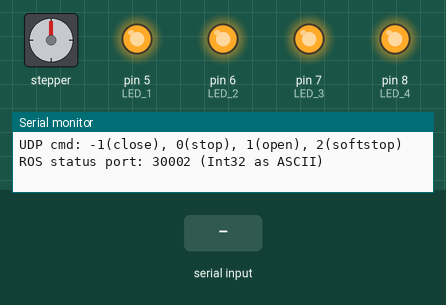
Simulated run of this sketch. Board: Arduino Nano, built for the host (arithmetic inside an expression is 32-bit, double 64-bit). On the bench: stepper motor, output pins drawn as LEDs (lit = HIGH), the last lines printed to the serial monitor. Wiring (inferred from the names in the program): stepper motor driver (200 steps per turn assumed): step pin 2; direction pin 3; enable pin 4. The test bench sets the inputs (shaded band). WiFi joins after 1.5 s; servers stay silent unless stated; pins used as bus, display or sensor lines are not drawn.

Above: at 1.5 s.
1.6 s: "STEP 90\n" received over Serial
At 2.8 s:
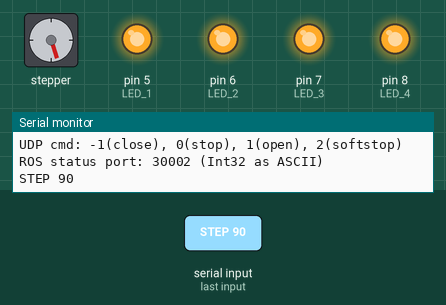
3.3 s: "STEP 90\n" received over Serial
At 4.3 s:
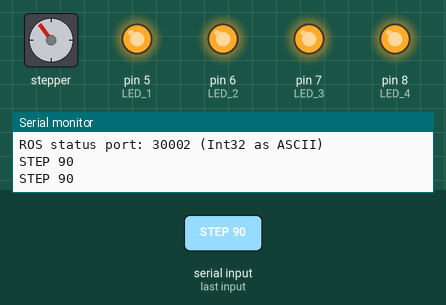
Timing chart, 0 to 6.3 s (numbered marks = the images above; inputs shaded):
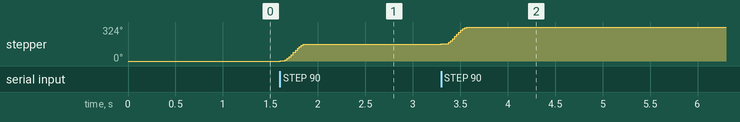

The sketch:

NANO-DE2405C-NEMA17-ACCEL-UDP.ino
```cpp
// ===== Arduino NANO -> DE2405C =====
// Non-Blocking Stepper (Trapezoid + proper SOFTSTOP + ENA) + W5500 UDP Control + STATUS TX
//
// UDP command mapping (ASCII):
//   -1 : close drawer (CLOSE_STEPS, -dir)
//    0 : hard STOP immediately
//    1 : open  drawer (OPEN_STEPS, +dir)
//    2 : SOFTSTOP (decelerate smoothly to zero)
// others: ignored
//
// STATUS (Int32 as ASCII) mapping:
//   0 IDLE_DISABLED, 1 RUNNING, 2 SOFTSTOPPING, 3 HARD_STOPPED, 4 TARGET_REACHED, 6 ENABLED_IDLE, 5 ERROR (reserved)
//
// Serial (manual fallback):
//   STEP <n> | SPEED <val> | ACCEL <val> | SOFTSTOP | STOP | ZERO | STATUS
//
// Wiring (common-anode):
//   PUL+ -> +5V, PUL- -> D2 (STEP)
//   DIR+ -> +5V, DIR- -> D3 (DIR)
//   ENA+ -> +5V, ENA- -> D4 (ENA)   // LOW=Enable, HIGH=Disable
//   W5500 CS -> D10 (Ethernet.init(10))
// DIP: SW9=OFF, SW10=OFF
// Baud: 115200

#include <Arduino.h>
#include <math.h>
#include <Ethernet.h>
#include <EthernetUdp.h>

// ---------- Network config ----------
byte mac[] = { 0xDE,0xAD,0xBE,0xEF,0xFE,0xED };
IPAddress ip(10, 1, 100, 222);          // Nano IP
const uint16_t UDP_LOCAL_PORT = 30001;   // รับคำสั่ง

// ที่อยู่ปลายทางสำหรับ "สถานะ"
IPAddress STATUS_DST_IP(10, 1, 100, 88); // <-- ใส่ IP ของเครื่อง ROS
const uint16_t STATUS_DST_PORT = 30002;  // พอร์ตที่ ROS listen สถานะ

EthernetUDP Udp;        // คำสั่ง
EthernetUDP UdpStatus;  // สถานะ (TX)
char udpBuf[32];

// ---------- Pins ----------
#define STEP_PIN  2
#define DIR_PIN   3
#define EN_PIN    4   // ENA- (LOW=Enable, HIGH=Disable)
#define LED_1     5
#define LED_2     6
#define LED_3     7
#define LED_4     8

// ---------- Motion parameters ----------
float DEFAULT_SPEED_SPS  = 10000.0f;   // steps/s
float DEFAULT_ACCEL_SPS2 = 5000.0f;    // steps/s^2
const float MIN_SPEED_SPS   = 10.0f;
const float MAX_SPEED_SPS   = 20000.0f;
const float MIN_ACCEL_SPS2  = 1.0f;
const uint32_t MIN_PULSE_US = 20;

// ---------- One-shot steps for UDP -1/1 ----------
const long OPEN_STEPS  = 10000;  // 1 => open  (+)
const long CLOSE_STEPS = 10000;  // -1 => close (-)

// ---------- State ----------
volatile long current_steps = 0;
volatile long target_steps  = 0;
volatile bool motion_active = false;
volatile bool softstop_active = false;

float speed_sps       = 0.0f;
float user_target_sps = DEFAULT_SPEED_SPS;
float accel_sps2      = DEFAULT_ACCEL_SPS2;

bool     step_high = false;
uint32_t next_event_us = 0;
uint32_t step_half_period_us = 500;
int      dir_sign = +1;
bool     driver_enabled = false;

// pending command when busy (-1 or 1)
int8_t pending_cmd = 0;

// ---------- Status (Int32 as ASCII) ----------
enum StatusCode : int32_t {
  IDLE_DISABLED = 0,
  RUNNING       = 1,
  SOFTSTOPPING  = 2,
  HARD_STOPPED  = 3,
  TARGET_REACHED= 4,
  ENABLED_IDLE  = 6,
  ERROR_STATUS  = 5
};

int32_t current_status = IDLE_DISABLED;
int32_t last_sent_status = -9999;   // force send on start
uint32_t last_status_hb_ms = 0;     // heartbeat timer

// ---------- Helpers ----------
static inline float clampf(float x, float lo, float hi){
  return x < lo ? lo : (x > hi ? hi : x);
}

void clampConfigs() {
  user_target_sps = clampf(user_target_sps, MIN_SPEED_SPS, MAX_SPEED_SPS);
  if (accel_sps2 < MIN_ACCEL_SPS2) accel_sps2 = MIN_ACCEL_SPS2;
}

void driverEnable(bool en) {
  // ENA-: LOW = Enable, HIGH = Disable
  driver_enabled = en;
  digitalWrite(EN_PIN, en ? LOW : HIGH);
}

// ---------- Status TX ----------
void sendStatus(int32_t st, bool force=false) {
  // ส่งเฉพาะเมื่อเปลี่ยนสถานะ หรือ heartbeat (force=true)
  uint32_t now = millis();
  if (!force && st == last_sent_status && (now - last_status_hb_ms) < 200) return;

  char buf[16];
  ltoa(st, buf, 10);
  UdpStatus.beginPacket(STATUS_DST_IP, STATUS_DST_PORT);
  UdpStatus.write((uint8_t*)buf, strlen(buf));
  UdpStatus.endPacket();

  last_sent_status = st;
  last_status_hb_ms = now;
}

void setStatus(int32_t st, bool force=false) {
  current_status = st;
  sendStatus(st, force);
}

void updateHalfPeriodFromSpeed() {
  float s = clampf(speed_sps, MIN_SPEED_SPS, MAX_SPEED_SPS);
  uint32_t hp = (uint32_t)(500000.0f / s);
  if (hp < MIN_PULSE_US) hp = MIN_PULSE_US;
  step_half_period_us = hp;
}

void setDir(int sign) {
  dir_sign = (sign >= 0) ? +1 : -1;
  digitalWrite(DIR_PIN, (dir_sign >= 0) ? HIGH : LOW);
}

void stopMove() {
  motion_active = false;
  softstop_active = false;
  digitalWrite(STEP_PIN, LOW);
  step_high = false;
  speed_sps = 0.0f;
  driverEnable(false);
  setStatus(IDLE_DISABLED);  // ENA ปลดแล้ว
}

void startMove(long delta_steps) {
  if (delta_steps == 0) return;
  clampConfigs();
  softstop_active = false;
  setDir(delta_steps);
  target_steps   = current_steps + delta_steps;
  motion_active  = true;
  step_high      = false;
  speed_sps      = 0.0f;
  driverEnable(true);
  updateHalfPeriodFromSpeed();
  next_event_us  = micros();
  setStatus(RUNNING, true);  // report start immediately
}

// ---- trapezoid planner (with braking & proper soft-stop) ----
void velocityPlannerUpdate() {
  static uint32_t last_ms = millis();
  uint32_t now_ms = millis();
  float dt = (now_ms - last_ms) / 1000.0f;
  if (dt < 0.005f) return; // ~200 Hz
  last_ms = now_ms;

  if (!motion_active) {
    // heartbeat while idle (ENA อาจ EN/DIS)
    // sendStatus(driver_enabled ? ENABLED_IDLE : IDLE_DISABLED);
    setStatus(driver_enabled ? ENABLED_IDLE : IDLE_DISABLED);
    return;
  }

  long remain_steps = labs(target_steps - current_steps);

  float desired;
  if (softstop_active) {
    desired = 0.0f;
    setStatus(SOFTSTOPPING);
  } else {
    if (remain_steps == 0) {
      // ถึงเป้าแบบปกติ
      driverEnable(false);
      motion_active = false;
      step_high = false;
      speed_sps = 0.0f;
      // แจ้ง TARGET_REACHED แล้วตามด้วย IDLE_DISABLED heartbeat
      setStatus(TARGET_REACHED, true);
      return;
    }
    float vmax_stop = sqrtf(2.0f * accel_sps2 * (float)remain_steps);
    desired = user_target_sps;
    if (vmax_stop < desired) desired = vmax_stop;
    if (remain_steps <= 10) {
      float tail_cap = (float)remain_steps * (float)MIN_SPEED_SPS;
      if (desired > tail_cap) desired = tail_cap;
    }
    setStatus(RUNNING);
  }

  if (speed_sps < desired) {
    speed_sps += accel_sps2 * dt;
    if (speed_sps > desired) speed_sps = desired;
  } else if (speed_sps > desired) {
    speed_sps -= accel_sps2 * dt;
    if (speed_sps < desired) speed_sps = desired;
  }

  if (!softstop_active && speed_sps < MIN_SPEED_SPS && remain_steps <= 2) {
    speed_sps = MIN_SPEED_SPS;
  }
  if (softstop_active && speed_sps < (MIN_SPEED_SPS * 0.8f)) {
    // จบ soft stop
    stopMove(); // จะส่ง IDLE_DISABLED ภายใน
    return;
  }

  updateHalfPeriodFromSpeed();
}

// ---- step edge machine ----
void runMotion() {
  if (!motion_active) return;

  long remaining = target_steps - current_steps;
  int sign;

  if (softstop_active) {
    sign = dir_sign;
  } else {
    if (remaining == 0) {
      // ถึงเป้าแบบปกติ (เผื่อกรณีเหลื่อมเวลา)
      driverEnable(false);
      motion_active = false;
      speed_sps = 0.0f;
      setStatus(TARGET_REACHED, true);
      return;
    }
    sign = (remaining > 0) ? +1 : -1;
  }

  if (sign != dir_sign) setDir(sign);

  uint32_t now = micros();
  if ((int32_t)(now - next_event_us) >= 0) {
    if (!step_high) {
      digitalWrite(STEP_PIN, HIGH);
      step_high = true;
      next_event_us = micros() + step_half_period_us;
    } else {
      digitalWrite(STEP_PIN, LOW);
      step_high = false;
      current_steps += sign;
      next_event_us = micros() + step_half_period_us;
    }
  }
}

// ---- Serial ----
void printStatusSerial() {
  Serial.print("POS: "); Serial.print(current_steps);
  Serial.print("  Target: "); Serial.print(target_steps);
  Serial.print("  v: "); Serial.print(speed_sps, 1);
  Serial.print(" sps  v_user: "); Serial.print(user_target_sps, 1);
  Serial.print(" sps  a: "); Serial.print(accel_sps2, 1);
  Serial.print(" sps^2  mode: ");
  Serial.print(softstop_active ? "SOFTSTOP" : (motion_active ? "RUN" : "IDLE"));
  Serial.print("  ENA: "); Serial.print(driver_enabled ? "EN" : "DIS");
  Serial.print("  STATUS: "); Serial.println(current_status);
}

void handleCommand(String cmd) {
  cmd.trim(); if (cmd.length() == 0) return;
  String u = cmd; u.toUpperCase();

  if (u.startsWith("STEP ")) {
    long st = (long)strtol(u.substring(5).c_str(), nullptr, 10);
    Serial.print("STEP "); Serial.println(st);
    startMove(st);
  }
  else if (u.startsWith("SPEED ")) {
    float v = u.substring(6).toFloat();
    if (!isfinite(v)) v = DEFAULT_SPEED_SPS;
    user_target_sps = v; clampConfigs();
    Serial.print("Target speed = "); Serial.print(user_target_sps, 1); Serial.println(" sps");
  }
  else if (u.startsWith("ACCEL ")) {
    float a = u.substring(6).toFloat();
    if (!isfinite(a)) a = DEFAULT_ACCEL_SPS2;
    accel_sps2 = a; clampConfigs();
    Serial.print("Accel = "); Serial.print(accel_sps2, 1); Serial.println(" sps^2");
  }
  else if (u.startsWith("SOFTSTOP")) {
    if (!motion_active) { Serial.println("Already stopped."); return; }
    softstop_active = true;
    setStatus(SOFTSTOPPING, true);
    Serial.println("Soft-stopping...");
  }
  else if (u.startsWith("STOP")) {
    stopMove();
    setStatus(HARD_STOPPED, true);
    Serial.println("Stopped.");
  }
  else if (u.startsWith("ZERO")) {
    current_steps = 0; target_steps = 0; Serial.println("Zeroed.");
  }
  else if (u.startsWith("STATUS")) {
    printStatusSerial();
  }
  else {
    Serial.println("Commands: STEP <n>, SPEED <val>, ACCEL <val>, SOFTSTOP, STOP, ZERO, STATUS");
  }
}

// ---------- UDP ----------
void setLAN() {
  Ethernet.init(10);        // W5500 CS on D10
  Ethernet.begin(mac, ip);  // static IP
  delay(100);

  Udp.begin(UDP_LOCAL_PORT);              // ฟังคำสั่งจาก ROS
  UdpStatus.begin(STATUS_DST_PORT);       // ใช้ส่งสถานะ (source port = 30002)
  Serial.print("IP: "); Serial.println(Ethernet.localIP());
  Serial.print("UDP cmd port: "); Serial.println(UDP_LOCAL_PORT);
  Serial.print("Status dst: "); Serial.print(STATUS_DST_IP);
  Serial.print(":"); Serial.println(STATUS_DST_PORT);
}

inline void queueOrStartByCmd(int8_t cmd) {
  long steps = (cmd == 1) ? OPEN_STEPS : -CLOSE_STEPS;
  if (!motion_active) {
    startMove(steps);
  } else {
    // if already moving, request soft stop then queue this command
    softstop_active = true;
    pending_cmd = cmd;
    setStatus(SOFTSTOPPING, true);
  }
}

void handleUdpPacket() {
  int packetSize = Udp.parsePacket();
  if (packetSize <= 0) return;

  int len = Udp.read(udpBuf, sizeof(udpBuf) - 1);
  if (len <= 0) return;
  udpBuf[len] = '\0';

  int cmd = atoi(udpBuf);  // "-1","0","1","2"
  switch (cmd) {
    case -1: queueOrStartByCmd(-1); break;
    case  0: stopMove(); setStatus(HARD_STOPPED, true); break;
    case  1: queueOrStartByCmd(1);  break;
    case  2: if (motion_active){ softstop_active = true; setStatus(SOFTSTOPPING, true);} break;
    default: /* ignore */ break;
  }
}

// ---------- Setup / Loop ----------
void setup() {
  pinMode(STEP_PIN, OUTPUT);
  pinMode(DIR_PIN,  OUTPUT);
  pinMode(EN_PIN,   OUTPUT);
  pinMode(LED_1,   OUTPUT);
  pinMode(LED_2,   OUTPUT);
  pinMode(LED_3,   OUTPUT);
  pinMode(LED_4,   OUTPUT);

  digitalWrite(STEP_PIN, LOW);
  digitalWrite(DIR_PIN,  LOW);
  driverEnable(false);

  digitalWrite(LED_1, HIGH);
  digitalWrite(LED_2, HIGH);
  digitalWrite(LED_3, HIGH);
  digitalWrite(LED_4, HIGH);

  Serial.begin(115200);
  delay(200);
  setLAN();

  Serial.println("\n== NANO -> DE2405C (Trapezoid + SOFTSTOP + ENA + UDP + STATUS) ==");
  Serial.println("UDP cmd: -1(close), 0(stop), 1(open), 2(softstop)");
  Serial.println("ROS status port: 30002 (Int32 as ASCII)");

  clampConfigs();
  speed_sps = 0.0f;
  updateHalfPeriodFromSpeed();
  next_event_us = micros();

  setStatus(IDLE_DISABLED, true); // boot status
}

void loop() {
  velocityPlannerUpdate();
  runMotion();

  handleUdpPacket();

  // run queued command after soft stop done
  if (!motion_active && pending_cmd != 0) {
    int8_t cmd = pending_cmd;
    pending_cmd = 0;
    queueOrStartByCmd(cmd); // now idle -> start
  }

  // Serial CLI
  static String buf;
  while (Serial.available()) {
    char c = Serial.read();
    if (c == '\r') continue;
    if (c == '\n') { handleCommand(buf); buf = ""; }
    else { buf += c; if (buf.length() > 80) buf = ""; }
  }

  // heartbeat while idle/running
  // sendStatus(current_status);
}
```

Measured:
- after the input at 1.6 s, stepper: turns 162° clockwise in 0.26 s, starting at once
- after the input at 3.3 s, stepper: turns 162° clockwise in 0.27 s, starting at once
